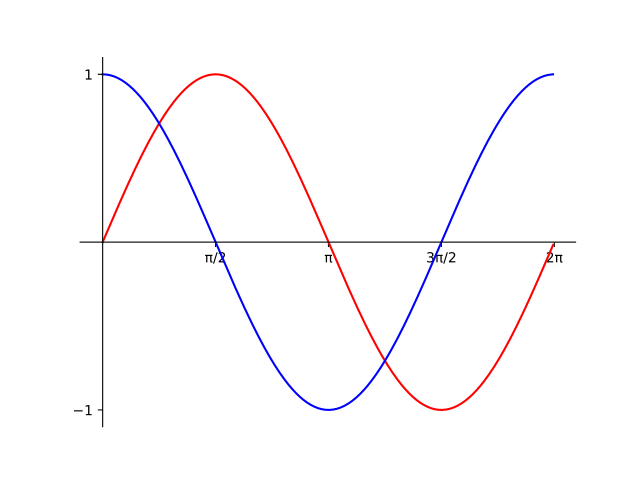

Recreate this plot in Python.
"""
Author: Rohan Dekate, dekate@purdue.edu
Assignment: 10.4 - Sin Cos
Date: 11/07/2022

Description:
    draw a plot of sine and cosine from 0 to 2π
    on the same axes.

Contributors:
    Name, login@purdue.edu [repeat for each]

My contributor(s) helped me:
    [ ] understand the assignment expectations without
        telling me how they will approach it.
    [ ] understand different ways to think about a solution
        without helping me plan my solution.
    [ ] think through the meaning of a specific error or
        bug present in my code without looking at my code.
    Note that if you helped somebody else with their code, you
    have to list that person as a contributor.

Academic Integrity Statement:
    I have not used source code obtained from any unauthorized
    source, either modified or unmodified; nor have I provided
    another student access to my code.  The project I am
    submitting is my own original work.
"""

"""Import additional modules below this line (starting with unit 6)."""
import matplotlib.pyplot as plt
import math

"""Write new functions below this line (starting with unit 4)."""

# Define a main function
def main():
    """Write your mainline logic below this line (then delete this line)."""
    sine = []
    cosine = []
    x = range(0,360)
    for angle in x:
        sine.append(math.sin(angle*(math.pi/180)))
        cosine.append(math.cos(angle*(math.pi/180)))
    #print(sine,cosine)
    fig, ax = plt.subplots()
    #x = [i/360 for i in x]
    ax.plot(x, sine, color = 'r')
    ax.plot(x, cosine, color = 'b')
    ax.set_ylim(-1.1,1.1)
    xlabels = ['$\\pi/2$', '$\\pi$', '$3\\pi/2$', '$2\\pi$']
    ax.set_xticks([90, 180, 270, 360])
    ax.set_yticks([-1,1])
    # xlabels = [90, 180, 270, 360]
    ax.set_xticklabels(xlabels)
    for spine in ['top', 'right']:
        ax.spines[spine].set_visible(False)
    for spine in ['bottom', 'left']:
        ax.spines[spine].set_position('zero')
    plt.show()
"""Do not change anything below this line."""
if __name__ == "__main__":
    main()
